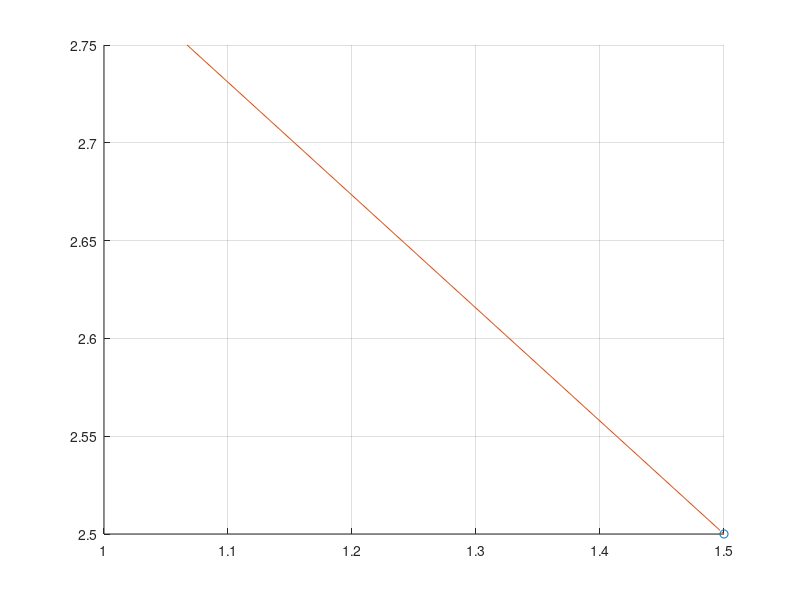

Recreate this plot in MATLAB. (Note: this script raises an error after producing the figure.)
clc
clear all
close all
hold on
p = [1.5 2.5 3.5]';
axis_start = p;
R = [-0.4330 -0.7500 0.5;
    0.2500 0.4330 0.8660;
    -0.8660 0.5000 0.0000];

figure(1)
for i=1:3
    axis_end(:,i) = axis_start + R(:,i);
end


plot3(p(1), p(2), p(3), 'o');
grid on
hold on
for i = 1:3
    h=plot3([axis_start(1) axis_end(1,i)],...
        [axis_start(2) axis_end(2,i)],...
        [axis_start(3) axis_end(3,i)]);
    if i==1
        h.Color='red';
    elseif i==2
        h.Color='green';
    else
        h.Color='blue';
    end
end


title('Part 1')

rotmZYZ=myrotmat(pi/3, 'z')*myrotmat(pi/2, 'y')*myrotmat(pi/6, 'z')
rotmZYZ = eul2r(pi/3, pi/2, pi/6)
p = [2.5 2.5 3.5]';
axis_start = p;

figure(2)
for i=1:3
    axis_end(:,i) = axis_start + rotmZYZ(:,i);
end


plot3(p(1), p(2), p(3), 'o');
grid on
hold on
for i = 1:3
    h=plot3([axis_start(1) axis_end(1,i)],...
        [axis_start(2) axis_end(2,i)],...
        [axis_start(3) axis_end(3,i)]);
    if i==1
        h.Color='red';
    elseif i==2
        h.Color='green';
    else
        h.Color='blue';
    end
end
title('Part 2')

R01=R; R02=rotmZYZ; 
R21=(R01'*R02)'